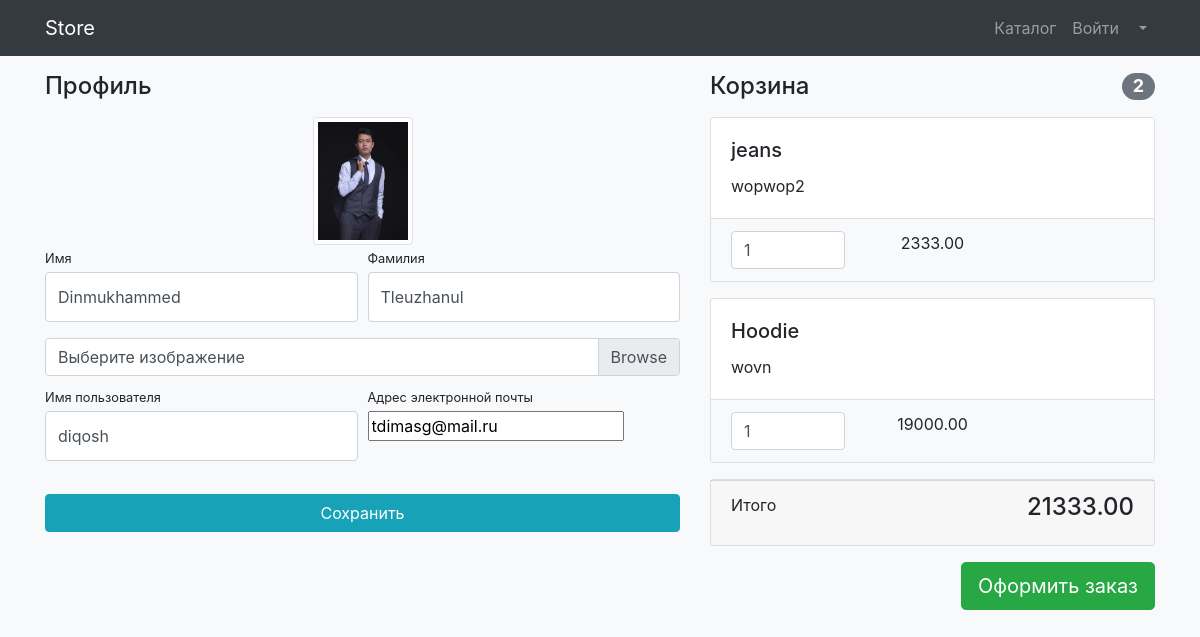
Screenshot of /users/profile/ (signed in) with the database file from the repository.
### users/models.py (models this page shows)
class User(AbstractUser):
    image = models.ImageField(upload_to='users_images', null=True, blank=True)

### storeProducts/models.py (models this page shows, shortened)
class Basket(models.Model):
    user = models.ForeignKey(to=User, on_delete=models.CASCADE)
    products = models.ForeignKey(to=Product, on_delete=models.CASCADE)
    quantity = models.PositiveSmallIntegerField(default=0)
    created_timestep = models.DateTimeField(auto_now_add=True)
    def sum(self):
        return self.products.price*self.quantity

class Product(models.Model):
    name = models.CharField(max_length=256)
    description = models.TextField()
    price = models.DecimalField(max_digits=10, decimal_places=2)
    quantity = models.PositiveIntegerField(default=0)
    image = models.ImageField(upload_to='products_image')
    category = models.ForeignKey(to=ProductCategory, on_delete=models.CASCADE)

### users/views.py (the view)
# urls.py: path('profile/', views.profile, name='profile')
@login_required
def profile(request):
    if request.method == 'POST':
        form = UserProfileForm(instance=request.user, data=request.POST, files=request.FILES)
        if form.is_valid():
            form.save()
            return HttpResponseRedirect(reverse('users:profile'))
    else:
        form = UserProfileForm(instance=request.user)
    baskets = Basket.objects.filter(user=request.user)
    total_sum = 0
    total_quantity = 0
    for basket in baskets:
        total_sum += basket.sum()
        total_quantity += basket.quantity
    context = {
        "title": "Store - profile",
        "form": form,
        "baskets": baskets,
        "total_sum": total_sum,
        "total_quantity": total_quantity
            }
    return render(request, 'users/profile.html', context)

### users/forms.py
class UserProfileForm(UserChangeForm):
    first_name = forms.CharField(widget=forms.TextInput(attrs={
        'class': 'form-control py-4'
    }))
    last_name = forms.CharField(widget=forms.TextInput(attrs={
        'class': 'form-control py-4'
    }))
    image = forms.ImageField(widget=forms.FileInput(attrs={
        'class': 'custom-file-input'
    }), required=False
    )
    username = forms.CharField(widget=forms.TextInput(attrs={
        'class': 'form-control py-4',
    }))
    class Meta:
        model = User
        fields = ('first_name','last_name','image','username','email' )

### users/templates/users/profile.html (shortened to what this page needs)
{% load static %}
<!DOCTYPE html>
<html lang="en">
<head>
    <link href="{% static 'vendor/bootstrap/css/bootstrap.min.css' %}" rel="stylesheet">
    <link href="{% static 'vendor/css/profile.css' %}" rel="stylesheet">
</head>
<body class="bg-light">
<nav class="navbar navbar-expand-lg navbar-dark bg-dark fixed-top">
    <div class="container">
        <a class="navbar-brand" href="index.html">Store</a>
        <div class="collapse navbar-collapse" id="navbarResponsive">
            <ul class="navbar-nav ml-auto">
                <li class="nav-item">
                    <a class="nav-link" href="products.html">Каталог  </a>
                </li>
                <li class="nav-item">
                    <a class="nav-link" href="users/login.html">Войти </a>
                </li>
                <li class="nav-item dropdown">
                    <a class="nav-link dropdown-toggle" href="#" id="navbarDropdown" role="button"
                       data-bs-toggle="dropdown" aria-expanded="false">
                    </a>
                </li>
            </ul>
        </div>
    </div>
</nav>
<div class="container">
    <div class="row">
        <div class="col-lg-7">
            <h4 class="mt-3 mb-3">Профиль</h4>
            <div class="col-lg-12 text-center">
                <img width="100" height="100"
                     src="{% if user.image %}
                                {{ user.image.url }}
                          {% else %}
                             {% static 'vendor/img/users/default_avatar.jpg' %}
                          {% endif%}"
                class="img-thumbnail">
            </div>
            <form action="{% url 'users:profile' %}" method="post" enctype="multipart/form-data">
                <div class="form-row">
                    <div class="col-lg-6">
                        <div class="form-group">
                            <label class="small mb-1" for="{form.first_name.id_for_label}">Имя</label>
                            {{ form.first_name }}
                        </div>
                    </div>
                    <div class="col-lg-6">
                        <div class="form-group">
                            <label class="small mb-1" for='{form.last_name.id_for_label}'>Фамилия</label>
                            {{ form.last_name }}
                        </div>
                    </div>
                </div>
                <div class="form-row mb-2">
                    <div class="col-lg-12">
                        <div class="custom-file">
                            <label class="custom-file-label" for="{form.image.id_for_label}">Выберите изображение</label>
                        </div>
                    </div>
                </div>
                <div class="form-row">
                    <div class="col-lg-6">
                        <label class="small mb-1" for="{form.username.id_for_label}">Имя пользователя</label>
                        {{ form.username }}
                    </div>
                    <div class="col-lg-6">
                        <label class="small mb-1" for="{form.email.id_for_label}">Адрес электронной
                            почты</label>
                        {{ form.email }}
                    </div>
                </div>
                <div class="form-row">
                    <div class="col-lg-12" style="margin-top: 33px;">
                        <input class="btn btn-info btn-block" type="submit" value="Сохранить">
                    </div>
                </div>
            </form>
        </div>
        <div class="col-lg-5">
            {% include 'storeProducts/basket.html' %}
        </div>
    </div>
</div>
</body>
</html>

### storeProducts/templates/storeProducts/basket.html (shortened to what this page needs)
{% if baskets %}
    <h4 class="mt-3 mb-3 d-flex justify-content-between align-items-center mb-3">
            Корзина <span class="badge badge-secondary badge-pill">{{ total_quantity }}</span>
    </h4>
    {% for basket in baskets %}
        <div class="card mb-3">
                    <div class="card-body">
                        <h5 class="card-title">{{ basket.products.name }}</h5>
                        <p class="card-text">{{ basket.products.description }}</p>
                    </div>
                    <ul class="list-group list-group-flush">
                        <li class="list-group-item bg-light">
                            <div class="row text-center">
                                <div class="col-lg-4">
                                    <input name="basketID" type="number" class="form-control"
                                           value="{{ basket.quantity }}" min="0">
                                </div>
                                <div class="col-lg-4">{{ basket.sum }}</div>
                                <div class="col-lg-4">
                                </div>
                            </div>
                        </li>
                    </ul>
                </div>
    {% endfor %}
    <div class="card mb-3">
                    <div class="card-footer">
                        <p class="float-left">Итого</p>
                        <h4 class="float-right">{{ total_sum }}</h4>
                    </div>
                </div>
    <a class="btn btn-success btn-lg float-right" href="../orders/order-create.html">
                Оформить заказ
            </a>
{% else %}
    <h4 class="mt-3 mb-3 d-flex justify-content-between align-items-center mb-3">
            Корзина пуста
    </h4>
{% endif %}

### rows the page displays
User: image (picture), first_name "Dinmukhammed", last_name "Tleuzhanul", username "diqosh", email "tdimasg@mail.ru"
Basket: products.name "jeans", products.description "wopwop2", basketID "1", sum "2333.00"
Basket: products.name "Hoodie", products.description "wovn", basketID "1", sum "19000.00"

### other values shown
{{ total_quantity }} "2"
{{ total_sum }} "21333.00"
